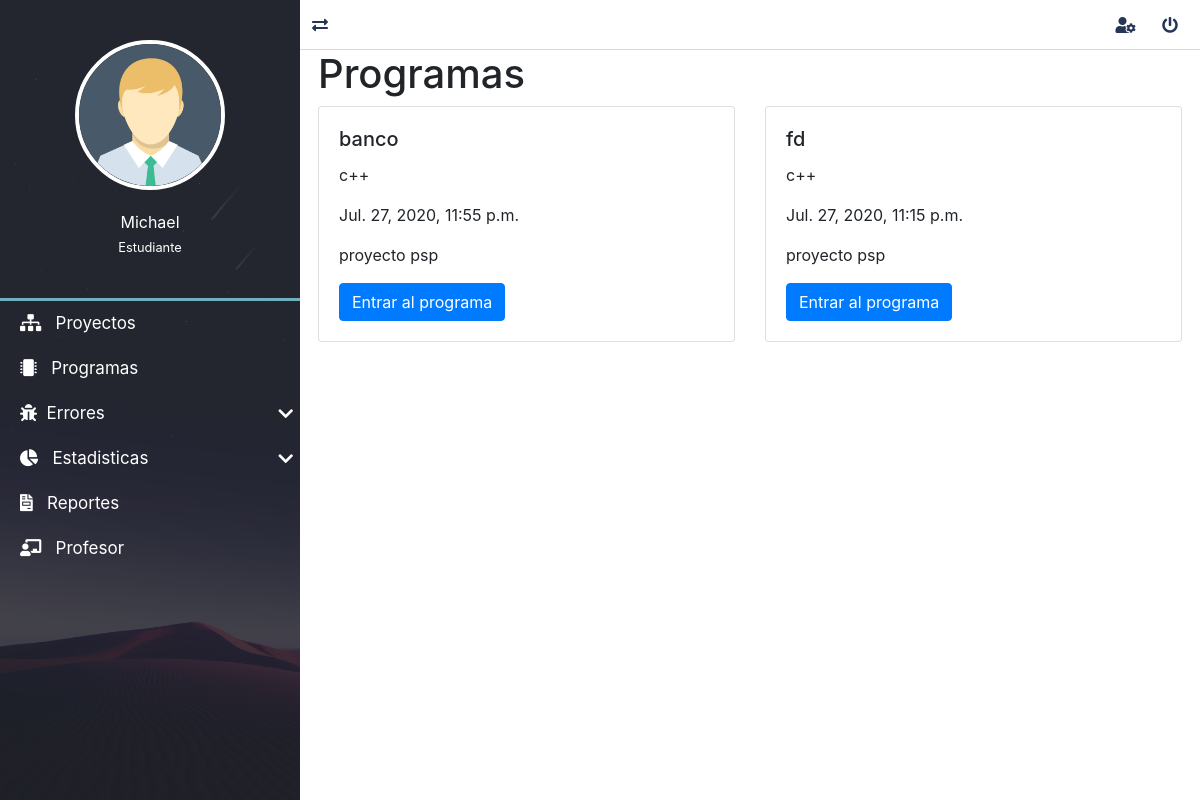
The page /programas/ (signed in) on the database as committed earlier.
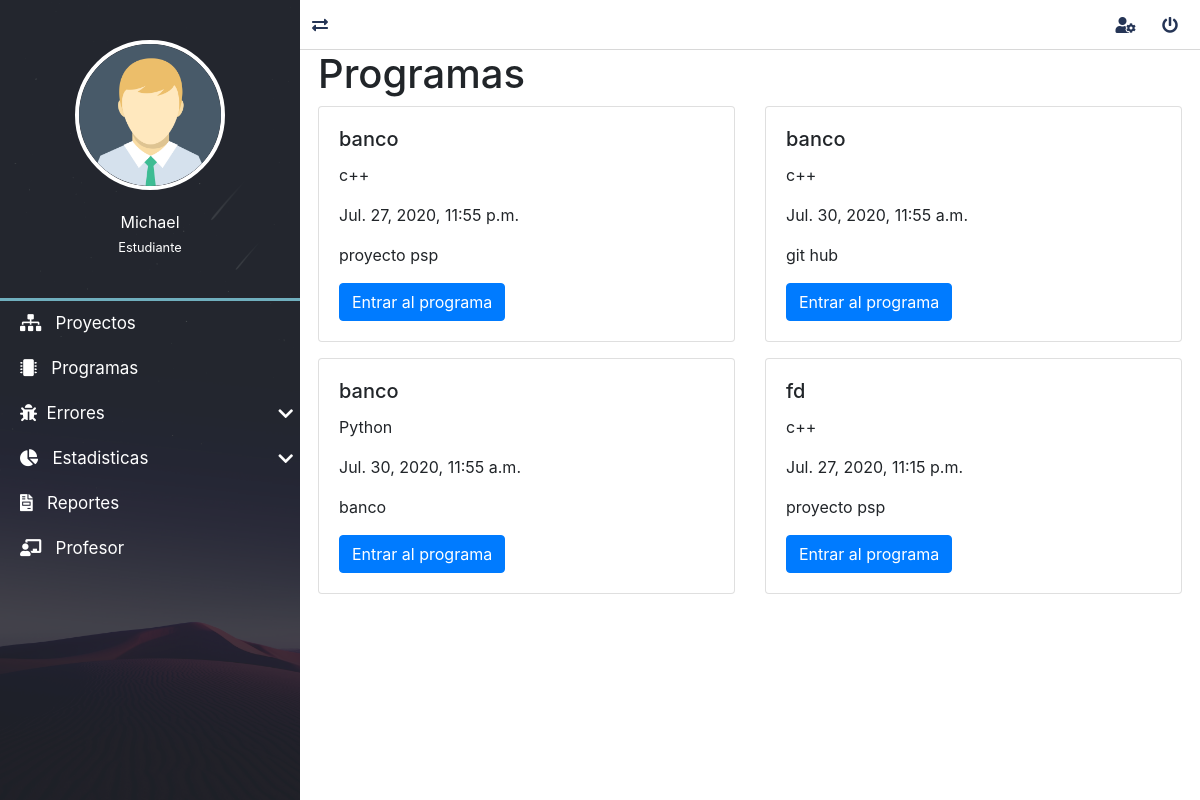
The same page on the database as committed later.
### programas/models.py (models this page shows, shortened)
class Programa(models.Model):
    id_usuario = models.ForeignKey(settings.AUTH_USER_MODEL, verbose_name="usuario", on_delete=models.CASCADE)
    id_proyecto = models.ForeignKey("proyectos.Proyecto", verbose_name="proyecto", on_delete=models.CASCADE)
    nombre = models.CharField(verbose_name="Nombre", max_length=200)
    descripcion = models.TextField(verbose_name="Descripción")
    id_lenguaje = models.ForeignKey("mainApp.Lenguaje", verbose_name="lenguaje", on_delete=models.CASCADE)
    id_medida = models.ForeignKey("mainApp.Medida", verbose_name="medida", on_delete=models.CASCADE)
    fecha_creacion = models.DateTimeField(auto_now_add=True, verbose_name="Fecha de creación")
    fecha_actualizacion = models.DateTimeField(auto_now=True, verbose_name="Fecha de edición")
    fecha_finalizacion = models.DateTimeField(verbose_name="Fecha de finalización", null=True, blank=True)
    class Meta:
        verbose_name = "Programa"
        verbose_name_plural = "Programas"
        ordering = ['nombre', 'fecha_creacion']

### mainApp/models.py (models this page shows)
class Lenguaje(models.Model):
    nombre = models.CharField(verbose_name="Nombre", max_length=200)
    class Meta:
        verbose_name = "Lenguaje"
        verbose_name_plural = "Lenguajes"
        ordering = ['nombre']
    def __str__(self):
        return self.nombre

### proyectos/models.py (models this page shows)
class Proyecto(models.Model):
    nombre=models.CharField(max_length=50, verbose_name="Nombre")
    id_proceso = models.ForeignKey("mainApp.Proceso", verbose_name="Proceso", on_delete=models.CASCADE)
    descripcion=models.TextField(verbose_name="Descripcion")
    fechaInicio=models.DateTimeField(auto_now_add=True, verbose_name="fechaCreacion")
    ultimaActualizacion=models.DateTimeField(auto_now=True, verbose_name="Actualizado")
    class Meta:
        verbose_name ="Proyecto"
        verbose_name_plural ="Proyectos"
    def __str__(self):
        return self.nombre

### programas/views.py (the view)
# urls.py: path('programas/', include('programas.urls')),
@login_required(login_url='login')
def programas(request):
    cont=Programa.objects.all()
    return render(request,'programaT/programas.html',{
        'title':'Programas',
        'contes':cont
    })

### mainApp/context_processors.py (called while the page is built)
def get_programasDeUsuario(request):
    programas= Programa.objects.all()
    return {'lista_programas':programas}

def get_lenguajes(request):
    lenguajes = Lenguaje.objects.all()
    return {'lista_lenguajes':lenguajes}

def get_medidas(request):
    medidas = Medida.objects.all()
    return {'lista_medidas':medidas}

def get_fases(request):
    fases = Fase.objects.all()
    return {'lista_fases':fases}

def get_tiposdefectos(request):
    tipos_defectos = TiposDefecto.objects.all()
    return {'lista_tipos_defectos':tipos_defectos}

### proyectos/context_processors.py (called while the page is built)
def get_proyecto(request):
    proyecto= Proyecto.objects.values_list('id','nombre','id_proceso' ,'descripcion', 'fechaInicio')
    return {
        'proyectos':proyecto
    }

### programas/templates/programaT/programas.html (shortened to what this page needs)
{% extends 'layouts/layout.html' %}
{% block content %}
    <h1>{{title}}</h1>
    <div class="row">
        {% for j in contes %}
        {% if j.id_usuario_id == request.user.id %}
            <div class="col-sm-6 mb-3">
                <div class="card">
                    <div class="card-body">
                        <h5 class="card-title">{{j.nombre}}</h5>
                        <p class="card-text">{{j.id_lenguaje}}</p>
                        <p class="card-text">{{j.fecha_creacion}}</p>
                        <p class="card-text">{{j.id_proyecto}}</p>
                        <a href="{% url 'detalles_programa' j.id j.nombre|slugify %}" class="btn btn-primary">Entrar al programa</a>
                    </div>
                </div>
            </div>
            {% endif %}
        {% endfor %}
    </div>
{% endblock content %}

Rows that differ between the two databases and show on the page:
added Programa: nombre "banco", id_lenguaje "c++", fecha_creacion "Jul. 30, 2020, 11:55 a.m.", id_proyecto "git hub"
added Programa: nombre "banco", id_lenguaje "Python", fecha_creacion "Jul. 30, 2020, 11:55 a.m.", id_proyecto "banco"
